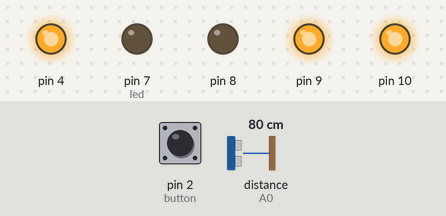
This sketch was run on a simulated Arduino Uno, built with avr-gcc and run on an emulated ATmega328P. Shown: output pins drawn as LEDs (lit = HIGH). Wiring (inferred from the names in the program): ultrasonic range finder: trigger pin 3; echo A0. Dashed ring = blinking. Inputs (shaded band) come from the test bench; at power-on: distance to the obstacle (sensor on A0) 80 cm, pin 2 (button) HIGH. The echo pulse lasts 58.3 µs per cm; random numbers use the default seed unless the sketch sets one; pins used as bus, display or sensor lines are not drawn.

Above: at 6.2 s.
6.3 s: distance to the obstacle (sensor on A0) set to 12 cm
7.8 s: distance to the obstacle (sensor on A0) set to 9 cm
At 8.9 s:
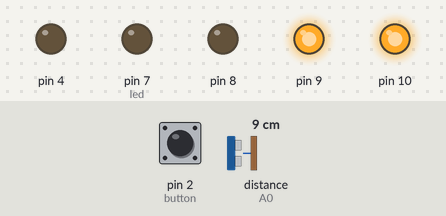
10.8 s: pin 2 (button) pulled LOW for 0.15 s
At 11.8 s:
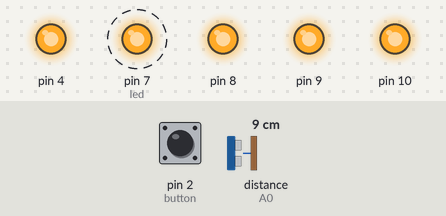
At 15.0 s:
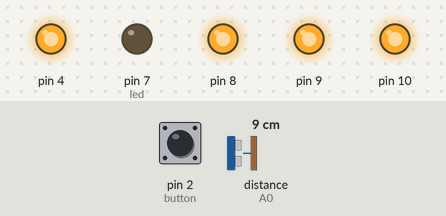
Timing chart, 0 to 16.5 s (numbered marks = the images above; inputs shaded):
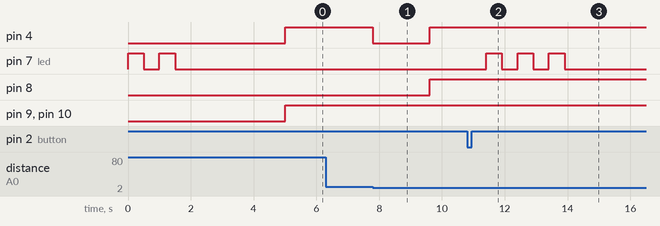

Measured:
- the behaviour switches between 11 and 10 cm on distance to the obstacle (sensor on A0) (found by bisection; images 0 and 1)
- after the input at 6.3 s, every drawn part: stays the same
- after the input at 7.8 s, pin 4: HIGH → LOW at once, → HIGH 1.8 s later; pin 8: LOW → HIGH after 1.8 s
- after the input at 10.8 s, pin 7 (led): alternates HIGH for 0.50 s and LOW for 0.50 s, 6 changes in all, then stays LOW, starting after 0.61 s

The sketch:

FunDemoRobot.ino
```cpp
/********************************************************************
  An Introduction to Robot Programming
  Author - Eric Ryan Harrison <me@ericharrison.info>
  http://github.com/SumoRobotLeague/MRK-1/

  Lesson 7, Bot: Fun Demo Robot
********************************************************************/

#include "Motor.h"

// Define pins and configuration for managing state
#define button 2
#define led 7
#define stateSwitchDelay 3000

// Define pins to control the sonar sensor
#define echoPin A0
#define pingPin 3

// Motor pins
#define rightMotorSpeed     10
#define rightMotorDirection 8
#define leftMotorSpeed      9
#define leftMotorDirection  4

// Initialize state variables
const int states = 3;
int state = 1;
bool buttonPressed = false;

// Global operational variables
long cm = 0;
const int turnDuration = 600;

// Create our motor object
Motor motor;

void setup() {
	Serial.begin(9600);
	pinMode(led,    OUTPUT);
	pinMode(button, INPUT_PULLUP);
	pinMode(echoPin, INPUT);
	pinMode(pingPin, OUTPUT);

	// Configure our motors
	motor.setupRight(rightMotorSpeed, rightMotorDirection);
	motor.setupLeft(leftMotorSpeed, leftMotorDirection);

	// Once setup is complete, start our robot in our
	// first operational state.
	blink(state);
	delay(stateSwitchDelay);
}

void loop() {
	if ( digitalRead(button) == 0 ) {
		// the button is being held down
		buttonPressed = true;
	}
	if ( buttonPressed && digitalRead(button) == 1 ) {
		// the button WAS held down and was just released
		buttonPressed = false;

		if ( state == states ) {
			// we've reached our maximum state, reset to 1
			state = 1;
		} else {
			state = state + 1;
		}

		blink(state);
		delay(stateSwitchDelay);
	}

	switch(state) {
		case 1:
			search_and_avoid();
			break;
	}
}

// Randomly drive around. If an object is detected closer than
// 10 cm, pick a new direction and drive away.
void search_and_avoid() {
	// get a random direction, 1 = left, 2 = right
	int turnDirection = 1;

	// get distance in centimeters
	cm = msToCm( ping() );

	// if distance is less than 10, pick a new random direction
	if ( cm < 10 ) {
		turnDirection = random(1, 3);

		if ( turnDirection == 1 ) {
			motor.left(255);
			motor.right(-255);
			delay(turnDuration);
		} else {
			motor.left(-255);
			motor.right(255);
			delay(turnDuration);
		}
	} else {
		// if distance is greater than 10, just drive forward
		motor.left(255);
		motor.right(255);
	}
}

// Helper function to manage our ultrasonic sensor.
long ping() {
	long duration;
	digitalWrite(pingPin, LOW);
	delayMicroseconds(2);
	digitalWrite(pingPin, HIGH);
	delayMicroseconds(10);
	digitalWrite(pingPin, LOW);
	duration = pulseIn(echoPin, HIGH);

	return duration;
}

// Helper function to return the distance to an object
// detected by the ultrasonic sensor in centimeters.
long msToCm(long microseconds) {
	return microseconds / 29 / 2;
}

// Simple blink function called in loop() whenever a state
// change is made by a user button press.
void blink(int blinks) {
	for ( int i = 0; i <= blinks; i++ ) {
		digitalWrite(led, HIGH);
		delay(500);
		digitalWrite(led, LOW);
		delay(500);
	}
}
```

Motor.cpp
```cpp
/********************************************************************
  Motor.cpp - A Library for Controlling the Motors of the MRK-1
  An Introduction to Robot Programming
  Author - Eric Ryan Harrison <me@ericharrison.info>
  http://github.com/SumoRobotLeague/MRK-1/

  Improved motor control library with an attack() method that will
  instantly charge forward at full speed on both motors.
********************************************************************/

#include "Arduino.h"
#include "Motor.h"

// Define our minimum and maximum speeds for error checking.
#define maxSpeed 255
#define minSpeed -255

// This is our class constructor. When this method is called
// the class will create an object of this instance. We don't
// need our motor constructor to do anything, so we will leave
// it empty.
Motor::Motor() {
	// Intentionally do nothing
}

void Motor::setupRight(int rightSpeed_pin, int rightDirection_pin) {
	// Store the pin in a private variable for later use
	_rightMotorSpeedPin     = rightSpeed_pin;
	_rightMotorDirectionPin = rightDirection_pin;

	// Set up pins for output
	pinMode(_rightMotorSpeedPin,     OUTPUT);
	pinMode(_rightMotorDirectionPin, OUTPUT);
}


void Motor::setupLeft(int leftSpeed_pin, int leftDirection_pin) {
	// Store the pin in a private variable for later use
	_leftMotorSpeedPin     = leftSpeed_pin;
	_leftMotorDirectionPin = leftDirection_pin;

	// Set up pins for output
	pinMode(_leftMotorSpeedPin,     OUTPUT);
	pinMode(_leftMotorDirectionPin, OUTPUT);
}

void Motor::right(int speed) {
	// Simple check to make sure our speed does not exceed
	// the defined speed limits.
	if ( speed > maxSpeed ) {
		speed = maxSpeed;
	} else if ( speed < minSpeed ) {
		speed = minSpeed;
	}

	if ( speed < 0 ) {
		digitalWrite(_rightMotorDirectionPin, HIGH);
		analogWrite(_rightMotorSpeedPin, abs(speed));
	} else {
		digitalWrite(_rightMotorDirectionPin, LOW);
		analogWrite(_rightMotorSpeedPin, speed);
	}
}

void Motor::left(int speed) {
	if ( speed > maxSpeed ) {
		speed = maxSpeed;
	} else if ( speed < minSpeed ) {
		speed = minSpeed;
	}

	if ( speed < 0 ) {
		digitalWrite(_leftMotorDirectionPin, LOW);
		analogWrite(_leftMotorSpeedPin, speed);
	} else {
		digitalWrite(_leftMotorDirectionPin, HIGH);
		analogWrite(_leftMotorSpeedPin, abs(speed));
	}
}

// Our attack() method is a very simple function that will
// tell both motors to charge forward at full speed.
void Motor::attack() {
	right(maxSpeed);
	left(maxSpeed);
}

// Our abort() method is a very simple function that will
// tell both motors to reverse at full speed.
void Motor::abort() {
	right(minSpeed);
	left(minSpeed);
}
```

Motor.h
```cpp
/********************************************************************
  Motor.h - A Library for Controlling the Motors of the MRK-1
  An Introduction to Robot Programming
  Author - Eric Ryan Harrison <me@ericharrison.info>
  http://github.com/SumoRobotLeague/MRK-1/
********************************************************************/

#ifndef Motor_h
#define Motor_h

#include "Arduino.h"

class Motor {
	public:
		Motor();
		void setupRight(int rightSpeed_pin, int rightDirection_pin);
		void setupLeft(int leftSpeed_pin, int leftDirection_pin);
		void right(int speed);
		void left(int speed);
		void attack();
		void abort();
	private:
		int _rightMotorSpeedPin;
		int _rightMotorDirectionPin;
		int _leftMotorSpeedPin;
		int _leftMotorDirectionPin;
};

#endif
```
